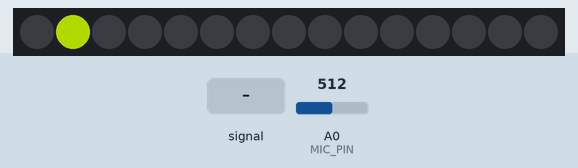
Simulated run of this sketch. Board: Arduino Uno, built with avr-gcc and run on an emulated ATmega328P. Shown: 15 RGB LEDs in strip order, left to right. Inputs (shaded band) come from the test bench; at power-on: A0 (MIC_PIN) = 512. Dim RGB values are drawn brighter than linear; what the sketch prints to the serial monitor is not drawn.

Above: at 0.6 s.
1.3 s: A0 (MIC_PIN) fed a 200 Hz sine of ±255 counts around its level
At 1.45 s:
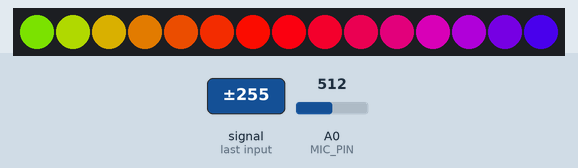
At 2.05 s:
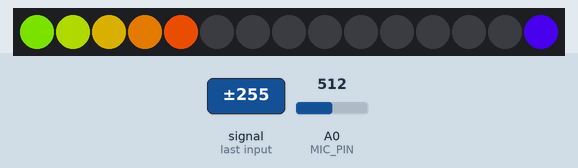
3.7 s: A0 (MIC_PIN) set to 716
Timing chart, 0 to 4.3 s (numbered marks = the images above; inputs shaded):
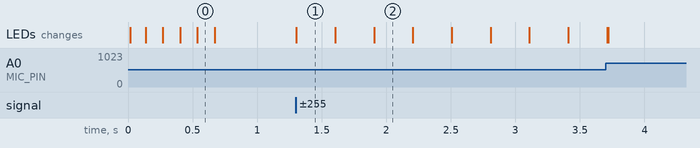

Measured:
- after the input at 1.3 s, the LEDs: change at once (image 1)

The sketch:

Vu_Leds.ino
```cpp
#include <Adafruit_NeoPixel.h>

#define N_PIXELS  15 // 72  // Number of pixels in strand
#define MIC_PIN   A0  // Microphone is attached to this analog pin
#define LED_PIN    6  // NeoPixel LED strand is connected to this pin
#define DC_OFFSET  0  // DC offset in mic signal - if unusure, leave 0
#define NOISE    550  // Noise/hum/interference in mic signal
#define SAMPLES   20  // Length of buffer for dynamic level adjustment
#define TOP       (N_PIXELS + 2) // Allow dot to go slightly off scale
#define PEAK_FALL 90 //10 // Rate of peak falling dot
#define SPARKING 50
#define NUM_BALLS         3                  // Number of bouncing balls you want (recommend < 7, but 20 is fun in its own way)
#define GRAVITY           -9.81              // Downward (negative) acceleration of gravity in m/s^2
#define N_PIXELS_HALF (N_PIXELS/2)
#define BRIGHTNESS 155   // 0-255, higher number is brighter.
byte
  peak      = 0,      // Used for falling dot
  dotCount  = 0,      // Frame counter for delaying dot-falling speed
  volCount  = 0;      // Frame counter for storing past volume data
int
  int512 = 50,
  vol[SAMPLES],       // Collection of prior volume samples
  lvl       = 20,     // Current "dampened" audio level
  minLvlAvg = 0,      // For dynamic adjustment of graph low & high
  maxLvlAvg = int512;
Adafruit_NeoPixel
  strip = Adafruit_NeoPixel(N_PIXELS, LED_PIN, NEO_GRB + NEO_KHZ800);

void setup() {

  // This is only needed on 5V Arduinos (Uno, Leonardo, etc.).
  // Connect 3.3V to mic AND TO AREF ON ARDUINO and enable this
  // line.  Audio samples are 'cleaner' at 3.3V.
  // COMMENT OUT THIS LINE FOR 3.3V ARDUINOS (FLORA, ETC.):
//analogReference(EXTERNAL);

  memset(vol, 0, sizeof(vol));
  strip.begin();
  Serial.begin(57600);
}
int foi;
void loop() {
  uint8_t  i;
  uint16_t minLvl, maxLvl;
  int      n, height;


  n   = analogRead(MIC_PIN);                  // Raw reading from mic
  n   = abs(n - int512 - DC_OFFSET); // Center on zero
  n   = (n <= NOISE) ? 0 : (n - NOISE);             // Remove noise/hum
  lvl = ((lvl * 7) + n) >> 3;    // "Dampened" reading (else looks twitchy)

foi = analogRead(MIC_PIN);
Serial.println(foi);
//delay(1000);
  // Calculate bar height based on dynamic min/max levels (fixed point):
  height = TOP * (lvl - minLvlAvg) / (long)(maxLvlAvg - minLvlAvg);

  if(height < 0L)       height = 0;      // Clip output
  else if(height > TOP) height = TOP;
  if(height > peak)     peak   = height; // Keep 'peak' dot at top


  // Color pixels based on rainbow gradient
  for(i=0; i<N_PIXELS; i++) {
    if(i >= height)               strip.setPixelColor(i,   0,   0, 0);
    else strip.setPixelColor(i,Wheel(map(i,0,strip.numPixels()-1,30,150)));

  }


  // Draw peak dot
  if(peak > 0 && peak <= N_PIXELS-1) strip.setPixelColor(peak,Wheel(map(peak,0,strip.numPixels()-1,30,150)));

   strip.show(); // Update strip

// Every few frames, make the peak pixel drop by 1:

    if(++dotCount >= PEAK_FALL) { //fall rate

      if(peak > 0) peak--;
      dotCount = 0;
    }


  vol[volCount] = n;                      // Save sample for dynamic leveling
  if(++volCount >= SAMPLES) volCount = 0; // Advance/rollover sample counter

  // Get volume range of prior frames
  minLvl = maxLvl = vol[0];
  for(i=1; i<SAMPLES; i++) {
    if(vol[i] < minLvl)      minLvl = vol[i];
    else if(vol[i] > maxLvl) maxLvl = vol[i];
  }
  // minLvl and maxLvl indicate the volume range over prior frames, used
  // for vertically scaling the output graph (so it looks interesting
  // regardless of volume level).  If they're too close together though
  // (e.g. at very low volume levels) the graph becomes super coarse
  // and 'jumpy'...so keep some minimum distance between them (this
  // also lets the graph go to zero when no sound is playing):
  if((maxLvl - minLvl) < TOP) maxLvl = minLvl + TOP;
  minLvlAvg = (minLvlAvg * 63 + minLvl) >> 6; // Dampen min/max levels
  maxLvlAvg = (maxLvlAvg * 63 + maxLvl) >> 6; // (fake rolling average)

}

// Input a value 0 to 255 to get a color value.
// The colors are a transition r - g - b - back to r.
uint32_t Wheel(byte WheelPos) {
  if(WheelPos < 85) {
   return strip.Color(WheelPos * 3, 255 - WheelPos * 3, 0);
  } else if(WheelPos < 170) {
   WheelPos -= 85;
   return strip.Color(255 - WheelPos * 3, 0, WheelPos * 3);
  } else {
   WheelPos -= 170;
   return strip.Color(0, WheelPos * 3, 255 - WheelPos * 3);
  }
}
```
